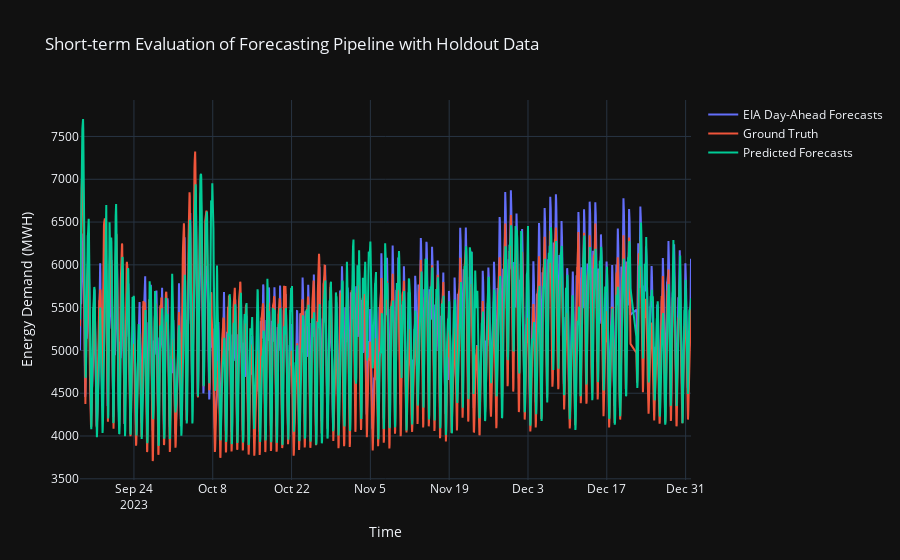

Source (notebook cell):
### Code cell
# Create figure showing forecasts and actual values
short_term_fig = go.Figure()
short_term_fig.add_trace(go.Scatter(x=st_actual_values.index, y=eia_forecasts, mode='lines', 
    name='EIA Day-Ahead Forecasts', line=dict(color='rgba(255, 0, 0)')))
short_term_fig.add_trace(go.Scatter(x=st_actual_values.index, y=st_actual_values, mode='lines', 
    name='Ground Truth', line=dict(color='rgba(0, 0, 255)')))
short_term_fig.add_trace(go.Scatter(x=st_actual_values.index, y=st_forecasts["Point Forecast"], mode='lines', 
    name='Predicted Forecasts', line=dict(color='rgba(0, 0, 255)')))

# Customize the layout
short_term_fig.update_layout(
    title="Short-term Evaluation of Forecasting Pipeline with Holdout Data",
    xaxis_title='Time',
    yaxis_title='Energy Demand (MWH)',
    template='plotly_dark' 
)
short_term_fig.show()

with open(r"assets/short_term_evaluation_plot.pkl", "wb") as file:
    pkl.dump(short_term_fig, file)

### Figure 1 — Plotly figure (JSON) as saved in the notebook; plotly's stock layout.template omitted (floating-point values rounded to 4 significant figures; data arrays with more than 128 entries replaced by an {"elided": "..."} marker saying what was removed)
{"data": [{"line": {"color": "rgba(255, 0, 0)"}, "mode": "lines", "name": "EIA Day-Ahead Forecasts", "type": "scatter", "x": {"elided": "2582 str values"}, "y": {"elided": "2582 float values"}}, {"line": {"color": "rgba(0, 0, 255)"}, "mode": "lines", "name": "Ground Truth", "type": "scatter", "x": {"elided": "2582 str values"}, "y": {"elided": "2582 int values"}}, {"line": {"color": "rgba(0, 0, 255)"}, "mode": "lines", "name": "Predicted Forecasts", "type": "scatter", "x": {"elided": "2582 str values"}, "y": {"elided": "2582 float values"}}], "layout": {"title": {"text": "Short-term Evaluation of Forecasting Pipeline with Holdout Data"}, "xaxis": {"title": {"text": "Time"}}, "yaxis": {"title": {"text": "Energy Demand (MWH)"}}}}
